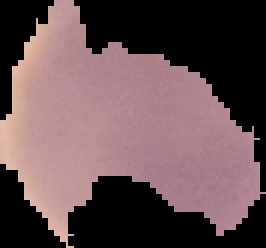
#> input picture non_tested_images/Uninfected/C1_thinF_IMG_20150604_104722_cell_66.png, 133 x 124 px (shown 2 times larger); its folder holds only this picture in this run
$ python 'generate dataset.py'
#> lines starting #> are read from the running program, lines starting #| are printed output that depends on the picture; after the words box and inside, x2 and y2 are one past the last pixel; in counts of white or black regions, pixels touching at a corner belong together
# -*- coding: utf-8 -*-
"""
Created on Sun Jan 12 18:29:51 2020

@author: Arnob Chowdhury
"""
# 1.open original image
# 2.convert to grayscale
# 3.Contour Detection
# 4.Get Areas of Largest Contours
# --> For an Infected cell we may get Many Countours and for uninfected cell
# we may get only one countour
import cv2
import os
import numpy as np
import csv
import glob

label = "Uninfected"

"""im = cv2.imread("cell_images\\Uninfected\\C1_thinF_IMG_20150604_104722_cell_9.png", cv2.IMREAD_UNCHANGED)
print(im)
cv2.imshow("image",im)
cv2.waitKey(0)
cv2.destroyAllWindows()"""

dirList = glob.glob("cell_images\\"+label+"\\*.png")
file = open("csv/dataset.csv","a")

for img_path in dirList:
    im = cv2.imread(img_path,cv2.IMREAD_COLOR)
#> im is the input picture: shape (124, 133, 3); mean B, G, R 80.7, 77.9, 100.8
    im = cv2.GaussianBlur(im,(5,5),2)
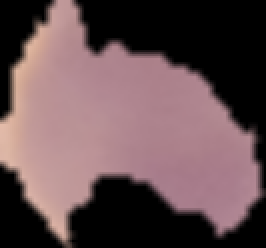
#> im: shape (124, 133, 3) (shown 2 times larger); mean B, G, R 80.7, 77.9, 100.8

    im_gray = cv2.cvtColor(im,cv2.COLOR_BGR2GRAY)
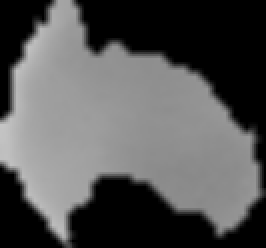
#> im_gray: shape (124, 133) (shown 2 times larger); min 0, max 196, mean 85.1

    ret, thresh = cv2.threshold(im_gray,127,255,0)
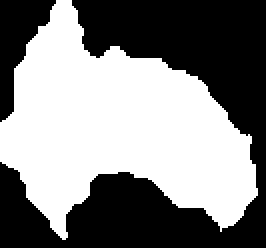
#> thresh: shape (124, 133) (shown 2 times larger); 51.4% white; 2 black regions
    contours, _ = cv2.findContours(thresh,1,2)
#> contours = 1 contour; box (x1, y1, x2, y2) and area: (0, 0, 129, 120) 8270

    file.write(label)
    file.write(",")

    for i in range(5):
        try:
            area = cv2.contourArea(contours[i])
            file.write(str(area))
        except:
            file.write("0")

        file.write(",")
#> this loop made 5 passes
#> area on pass 1: 8270.5
    file.write("\n")

$ run again, on non_tested_images/Uninfected/C1_thinF_IMG_20150604_104722_cell_73.png
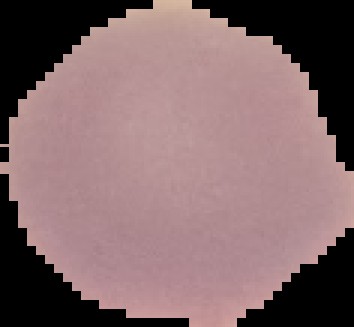
#> input picture non_tested_images/Uninfected/C1_thinF_IMG_20150604_104722_cell_73.png, 118 x 109 px (shown 3 times larger)
#> im is the input picture: shape (109, 118, 3); mean B, G, R 105.7, 104, 130.3
#> `im_gray = cv2.cvtColor(im,cv2.COLOR_BGR2GRAY)`:
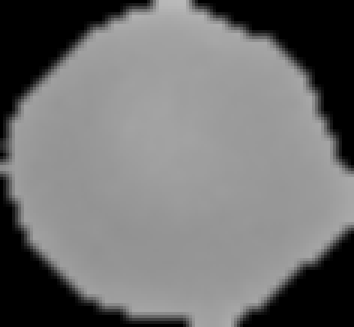
#> im_gray: shape (109, 118) (shown 3 times larger); min 0, max 186, mean 112
#> `ret, thresh = cv2.threshold(im_gray,127,255,0)`:
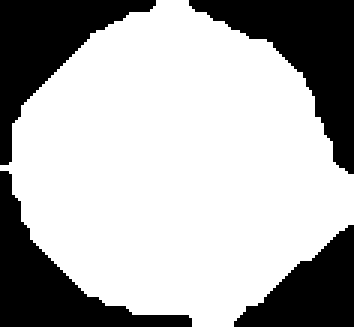
#> thresh: shape (109, 118) (shown 3 times larger); 68.9% white; 4 black regions
#> contours = 1 contour; box (x1, y1, x2, y2) and area: (0, 0, 118, 109) 8700
#> the loop `for i in range(5):` made 5 passes
#> area on pass 1: 8700
